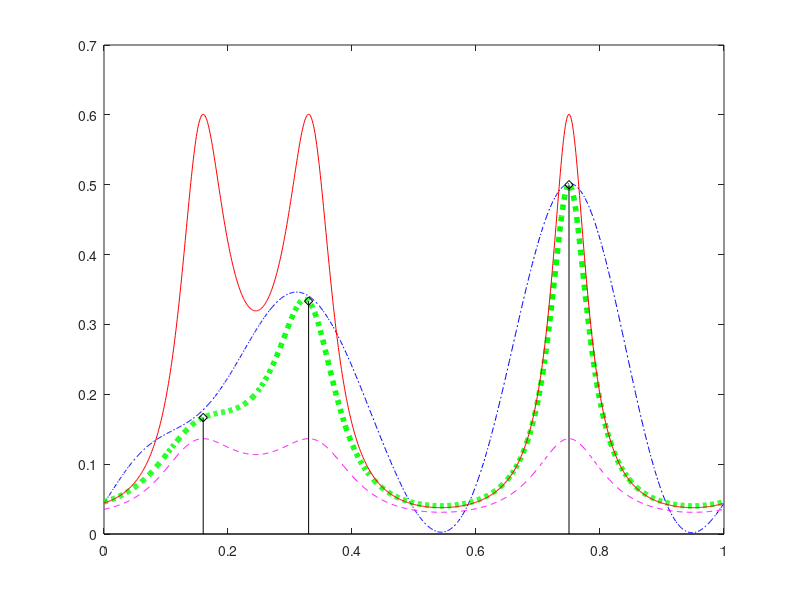

Write MATLAB code to recreate this figure. (Note: this script raises an error after producing the figure.)
close all
%% Displaying Christoffel function in univariate example
x=[0.16;0.33;0.75];
c=[1/6;1/3;1/2];

N_max=6;
for n=4:N_max
 k=0:n;
 A=exp(2*pi*1i*x*k);
 T=A'*diag(c)*A;
 Trho=0.05*randn(size(T))*max(abs(T(:)));
 %T=T+Trho; %Comment out in the exact case
 [U,S,V]=svd(T);
 U0=U(:,4:end);
 U1=U(:,1:3);
 V0=V(:,4:end);
 V1=V(:,1:3);
 s=diag(S);
 
 xx=(0:0.001:1-0.001)';

 AA=exp(2*pi*1i*xx*k);
 
 % Approximation by convolution
 p=diag(AA*T*AA')/ (n+1);
 
 % Christoffel
 epsilon=1/(n+1);
 a=@(xx) exp(2*pi*1i*reshape(xx,[length(xx),1])*k);
 q=@(xx,epsi) 1./ ((abs(a(xx)*U1).^2)*(1./(s(1:3))) + 1/epsi*sum(abs(a(xx)*U0).^2,2));
 q_eval=q(xx,epsilon);
 
 N=n+1;
 
 C_fix=(N*integral(@(x) q(x,epsilon),0,1,'ArrayValued',true)-epsilon).^(-1);
 
 % Signal polynomial
 p1=1/N*sum(abs(AA*U1).^2,2);
 
 % Upper bound on Christoffel function 
 q_approx=epsilon./(N*(1-p1)+epsilon/c(3)*N/max(svd(A)).^2);
 
 % Lower bound on Christoffel function
 q_lower=epsilon./(N*(1-p1)+epsilon/c(1)*N/min(svd(A)).^2);
 
 figure(1)
 plot(xx,real(p)/N,'b-.')
 hold on
 plot(xx,real(q_eval),'g:','LineWidth',4)
 hold on
 plot(xx,real(q_approx),'r-', xx,real(q_lower), 'm--')
 hold on 
 pl=stem(x,c,'kd');
 pl.MarkerSize = 12;
 axis([0,1,0,7/12])
 yticks([epsilon/N c'])
 yticklabels({'$\varepsilon/N$','$\alpha_1 $','$\alpha_2 $','$\alpha_3 $'})
 ax=gca;
 ax.TickLabelInterpreter ='Latex';
 hold off
 legend('$N^{-1} \cdot F_{n}*\mu$','$q_{\varepsilon,n}$',...
     'Upper bound from Lemma 3.3.5','Lower bound from Lemma 3.3.5','$\mu$','Interpreter','Latex',...
     'Location','Northwest','Fontsize',12)
end

%% Analyse influence of noise and choice of epsilon
N_max=24;
eps_number=100;
eps=1e-12+linspace(0,6,eps_number);
T_tries=100;
T_values=linspace(0,6,T_tries);
h=ones(eps_number,T_tries);
test=zeros(eps_number,T_tries);
for n=N_max:N_max
    N=n+1;
    for l=1:T_tries
        k=0:n;
        A=exp(2*pi*1i*x*k);
        T=A'*diag(c)*A;
        Trho=randn(size(T))+1i*randn(size(T));
        %Trho=Trho-diag(Trho); % zero noise on absolute mass
        Trho=0.5*(Trho'+Trho);
        Trho=T_values(l)*Trho/norm(Trho);
        T=T+Trho; %Comment out in the exact case
        [U,S,V]=svd(T);
        for i=1:eps_number 
            s=diag(S);          
            r=find(s>eps(i),1,'last');
            if r>0
               if r<N 
                   U0=U(:,r+1:end);
                   V0=V(:,r+1:end);
               elseif r==N
                   U0=zeros(N,1);
                   V0=zeros(N,1);
               end
               U1=U(:,1:r);
               V1=V(:,1:r);
               xx=(0:0.001:1-0.001)';
               AA=exp(2*pi*1i*xx*k);
               a=@(xx) exp(2*pi*1i*reshape(xx,[length(xx),1])*k);
               q=@(xx,epsi) epsi./ ((abs(a(xx)*U1).^2)*(epsi./(s(1:r))) ...
                + sum(abs(a(xx)*U0).^2,2));
               q_eval=q(xx,eps(i));

               q_eval=q_eval-min(q_eval);

               C_total=sum(q_eval);
               C_int=sum(q_eval(1:80))+sum(q_eval(450:580))+sum(q_eval(900:1000));
               h(i,l)=C_int/C_total;
               test(i,l)=sum(abs(diff(q_eval)));
            end
            if l==25 && i==25
                figure(3)
                plot(xx,q_eval,'g:','LineWidth',4)
                legend('$\tilde q_{\varepsilon,n}(x) -\min_y \tilde q_{\varepsilon,n}(y)$'...
                    ,'Interpreter','Latex','Location','Northwest','Fontsize',14)
            end
        end     
    end     
end

%% Find optimal epsilon

[h_values,eps_op]=min(h,[],1);
eps_op=eps(eps_op);
%% Plotting the dependency on noise, eps and n
figure(2)
[EPS,TRho]=meshgrid(eps,T_values);
%stem3(log(EPS)/log(10),Trho,h')
s=surf(EPS',TRho',h,'FaceColor','Interp');
colorbar
hold on
stem3(eps_op,T_values,max(max(h))*ones(size(eps_op)),'rx','MarkerSize',16)
hold on
stem3(eps,max(4.14-eps,0),max(max(h))*ones(size(eps)),'m.','MarkerSize',16)
xlabel('Regularisation parameter $\varepsilon$','Interpreter','Latex','Fontsize',14)
xlim([0,6])
ylabel('Noise level $\|T_{\varrho,n}\|_2$','Interpreter','Latex','Fontsize',14)
axis square
s.EdgeColor = 'none';

%% Analysing convergence rate in n
N_max=150;
N_min=5;
h1=zeros(N_max-N_min+1,1);
for n=N_min:N_max
    k=0:n;
    A=exp(2*pi*1i*x*k);
    T=A'*diag(c)*A;
    Trho=randn(size(T))+1i*randn(size(T));
    %Trho=Trho-diag(Trho); % zero noise on absolute mass
    Trho=0.5*(Trho'+Trho);
    Trho=1.5*Trho/norm(Trho); % Norm of noise always 1.5
    T=T+Trho; %Comment out in the exact case
    [U,S,V]=svd(T);    
    s=diag(S); 
    epsilon=1.5;
    r=find(s>epsilon,1,'last');
    if r>0
       if r<N 
           U0=U(:,r+1:end);
           V0=V(:,r+1:end);
       elseif r==N
           U0=zeros(N,1);
           V0=zeros(N,1);
       end
       U1=U(:,1:r);
       V1=V(:,1:r);
       xx=(0:0.001:1-0.001)';
       AA=exp(2*pi*1i*xx*k);
       a=@(xx) exp(2*pi*1i*reshape(xx,[length(xx),1])*k);
       q=@(xx,epsi) epsi./ ((abs(a(xx)*U1).^2)*(epsi./(s(1:r))) ...
        + sum(abs(a(xx)*U0).^2,2));
       q_eval=q(xx,epsilon);

       q_eval=q_eval-min(q_eval);

       C_total=sum(q_eval);
       C_int=sum(q_eval(1:80))+sum(q_eval(450:580))+sum(q_eval(900:1000));
       h1(n-N_min+1)=C_int/C_total;
    end  
end

figure(4)
loglog(N_min:N_max,h1,'r--',N_min:N_max,(N_min:N_max).^(-3/2),'b:')
legend('Fraction of mass outside support','Rate of order $n^{-3/2}$',...
    'Interpreter','Latex','Fontsize',14)
xlabel('Bandlimit $n$','Interpreter','Latex')